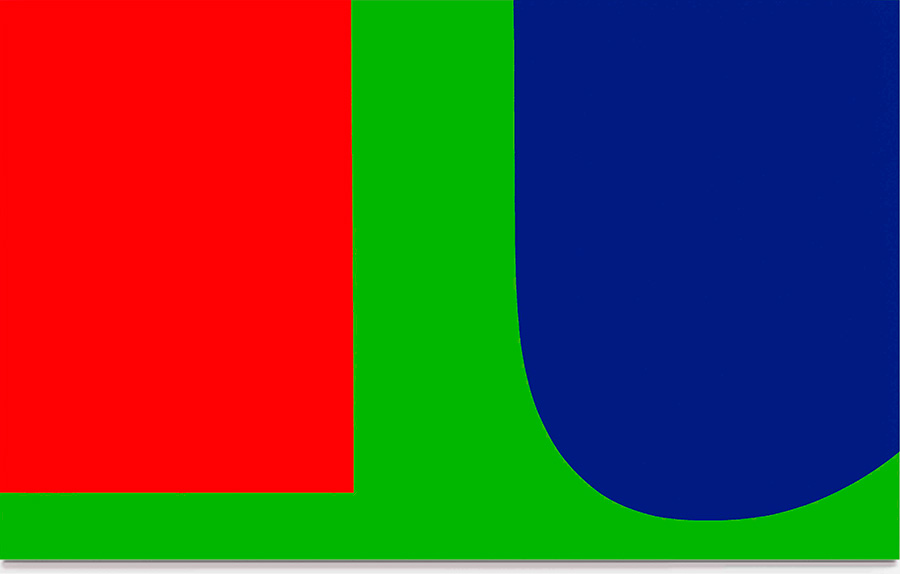
#> input picture rgb.jpg, 900 x 574 px
$ python imageprocessing.py   (Python 2 division)
#> lines starting #> are read from the running program, lines starting #| are printed output that depends on the picture
import cv2
import numpy as np

imgName = "rgb.jpg"

img = cv2.imread(imgName)
#> img is the input picture: shape (574, 900, 3); mean B, G, R 53.2, 65.1, 91.7
imgHeight = len(img)
#> imgHeight = 574
imgWidth = len(img[0])
#> imgWidth = 900


# get top left corner
roi = img[0:100, 0:100]
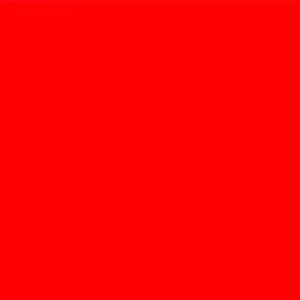
#> roi: shape (100, 100, 3) (shown 3 times larger); mean B, G, R 2.9, 0.9, 254.9
print roi
#> (printed output is left out)
print len(roi)
#| 100
print len(roi[0])
#| 100
print len(roi[0][0])
#| 3


# cv2.imwrite("roi.jpg", roi)

# based on each number in the list, append a 8-bit string for each R, G, and B value
bits = ""
bitlist = []
for row_index in range(len(roi)):

	for column_index in range(len(roi[row_index])):

		for color_index in range(len(roi[row_index][column_index])):

			color_val = roi[row_index][column_index][color_index]
			binaryColorVal = '{0:08b}'.format(color_val)
			bitlist.append(binaryColorVal)
			bits += binaryColorVal
#> this loop made 100 passes
#> after the loop, bitlist = 30000 items
print "length: ",  len(bitlist)
#| length:  30000

with open("binaryOutput.dat", 'w') as f:
	f.write(bits)


print "one row: ", roi[0]
#> (printed output is left out)
print "one column: ", roi[0][0]
#| one column:  [ 15   7 255]

# # split into RGB channels:

# # b,g,r = cv2.split(img)

# # cv2.imwrite("b.jpg", b)

# # cv2.imwrite("g.jpg", g)

# # cv2.imwrite("a.jpg", r)
